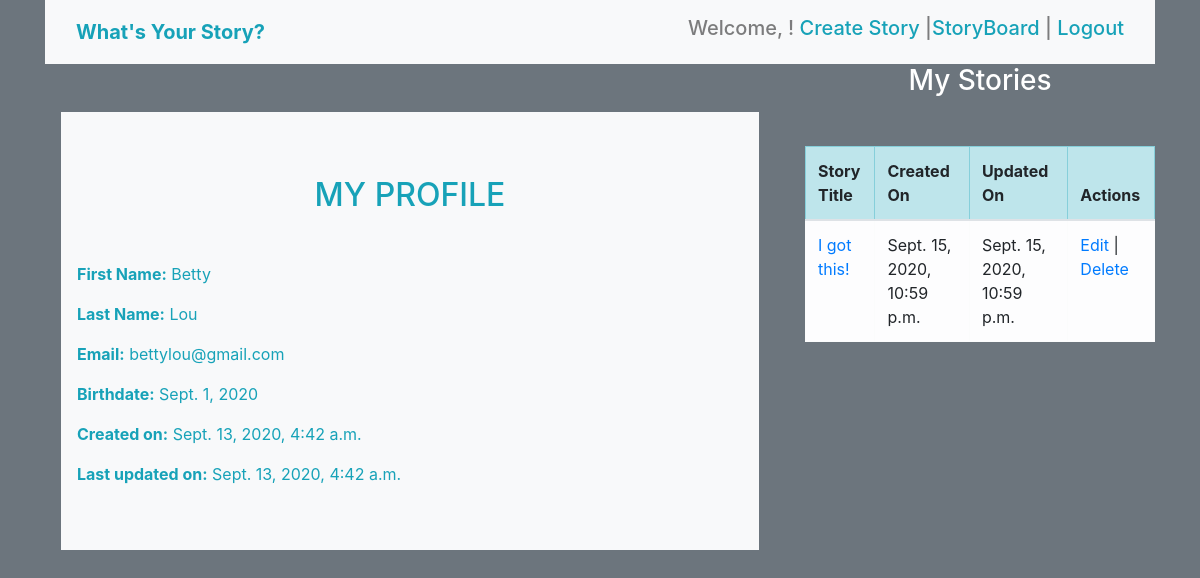
The app's page /profile (signed in) with its own data.
### whats_your_story_app/models.py (models this page shows, shortened)
class User(models.Model):
    first_name = models.CharField(max_length = 45)
    last_name = models.CharField(max_length = 45)
    birthdate = models.DateField(null=True)
    email = models.CharField(max_length = 60)
    password = models.CharField(max_length = 255)
    created_at = models.DateTimeField(auto_now_add=True)
    updated_at = models.DateTimeField(auto_now=True)
    objects = UserManager()

class Story(models.Model):
    story_title = models.CharField(max_length = 255)
    desc = models.TextField(max_length = 2000)
    published_by = models.ForeignKey(User, related_name="stories_created", on_delete = models.CASCADE)
    users_who_like = models.ManyToManyField(User, related_name="liked_stories")
    created_at = models.DateTimeField(auto_now_add=True)
    updated_at = models.DateTimeField(auto_now=True)
    objects =StoryManager()

### whats_your_story_app/views.py (the view)
# urls.py: path('profile', views.profile, name ='profile'),
def profile(request):
    user = User.objects.get(id=request.session['id'])
    context= {
        'user' : user
    }
    return render(request, 'profile.html', context)

### whats_your_story_app/templates/profile.html (shortened to what this page needs)
<!DOCTYPE html>
<html lang="en">
<head>
    <link rel="stylesheet" href="https://stackpath.bootstrapcdn.com/bootstrap/4.3.1/css/bootstrap.min.css">
</head>
<body class="container bg-secondary text-info">
    <nav class="navbar navbar-expand-lg navbar-light bg-light">
        <div class="container">
            <a class="navbar-brand font-weight-bold text-info" href="#">What's Your Story?</a>
            <div class="collapse navbar-collapse" id="navbarText">
                <span class="navbar-text h5">
                    Welcome, {{request.session.user}} ! <a href="/stories/create"role="button" class="ml-auto text-info">Create Story </a> |<a class="ml-auto text-info" href="/all_stories">StoryBoard</a> |  <a href="/stories/logout" role="button" class="ml-auto text-info">Logout</a>
                </span>
            </div>
        </div>
    </nav>
    <div class="row justify-content-center">
        <div class="col-md-8 d-block" >
            <div class="d-block bg-light mt-5 mb-5 mx-3 pt-5 pb-5 px-3">
                <h2 class="text-uppercase text-center mt-3 mb-5 ">My Profile</h2>
                <p ><b> First Name:</b> {{user.first_name}}</p>
                <p ><b> Last Name:</b> {{user.last_name}}</p>
                <p ><b> Email:</b> {{user.email}}</p>
                <p><b> Birthdate:</b> {{user.birthdate}}</p>
                <p><b> Created on:</b> {{user.created_at}}</p>
                <p><b> Last updated on:</b> {{user.updated_at}}</p>
            </div>
        </div>
        <div class="col d-block justify-content-center">
            <h3 class="text-center text-white">My Stories</h3>
            <table class="table table-bordered mt-5 border border-dark">
                <thead>
                    <tr class="table-info">
                        <th>Story Title</th>
                        <th>Created On</th>
                        <th>Updated On</th>
                        <th>Actions</th>
                    </tr>
                </thead>
                <tbody>
                    {% for story in user.stories_created.all %}
                    <tr class="{% cycle 'table-light' 'table-info' %}">
                        <td><a href="/stories/{{story.id}}/edit">{{story.story_title}}</a></td>
                        <td>{{story.created_at}}</td>
                        <td>{{story.updated_at}}</td>
                        <td><a href="/stories/{{story.id}}/edit">Edit</a> | <a href="/stories/{{story.id}}/delete">Delete</a></td>
                    {% endfor %}
                    </tr>
                </tbody>
            </table>
        </div>
        </div>
</body>
</html>

### records on screen
User: first_name "Betty", last_name "Lou", email "bettylou@gmail.com", birthdate "Sept. 1, 2020", created_at "Sept. 13, 2020, 4:42 a.m.", updated_at "Sept. 13, 2020, 4:42 a.m."
Story: story_title "I got this!", created_at "Sept. 15, 2020, 10:59 p.m.", updated_at "Sept. 15, 2020, 10:59 p.m."
